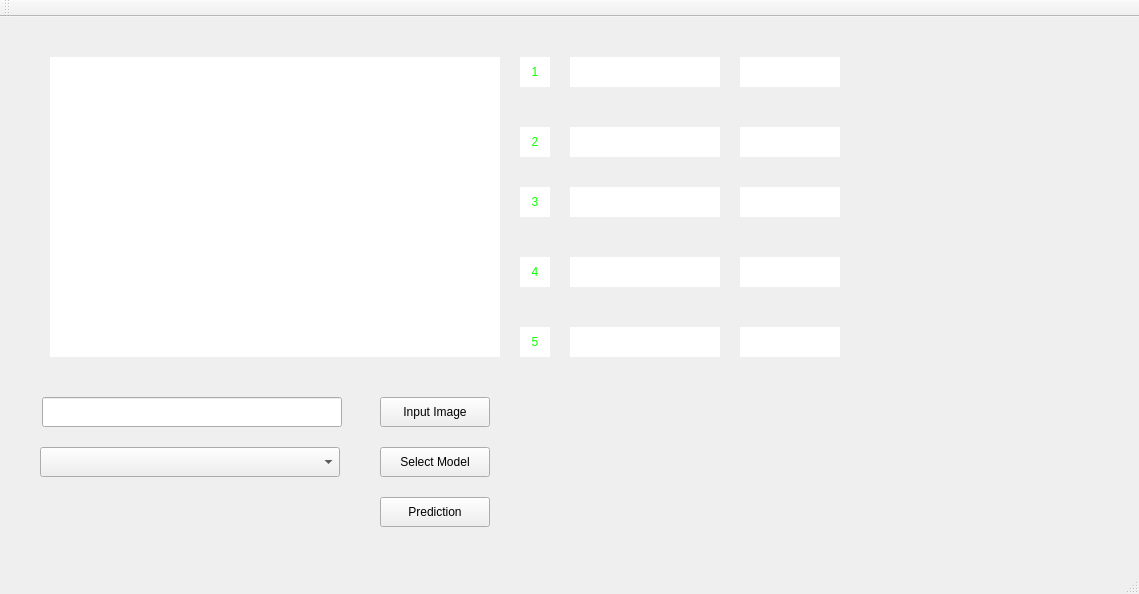
<?xml version="1.0" encoding="UTF-8"?>
<ui version="4.0">
 <class>MainWindow</class>
 <widget class="QMainWindow" name="MainWindow">
  <property name="geometry">
   <rect>
    <x>0</x>
    <y>0</y>
    <width>1139</width>
    <height>594</height>
   </rect>
  </property>
  <property name="windowTitle">
   <string>MainWindow</string>
  </property>
  <widget class="QWidget" name="centralWidget">
   <widget class="QPushButton" name="btnUpload">
    <property name="geometry">
     <rect>
      <x>380</x>
      <y>380</y>
      <width>110</width>
      <height>30</height>
     </rect>
    </property>
    <property name="text">
     <string>Input Image</string>
    </property>
   </widget>
   <widget class="QLineEdit" name="lineImagePath">
    <property name="geometry">
     <rect>
      <x>42</x>
      <y>380</y>
      <width>300</width>
      <height>30</height>
     </rect>
    </property>
   </widget>
   <widget class="QLabel" name="labelImage">
    <property name="geometry">
     <rect>
      <x>50</x>
      <y>40</y>
      <width>450</width>
      <height>300</height>
     </rect>
    </property>
    <property name="styleSheet">
     <string notr="true">background-color: rgb(255, 255, 255);</string>
    </property>
    <property name="text">
     <string/>
    </property>
    <property name="alignment">
     <set>Qt::AlignCenter</set>
    </property>
    <property name="margin">
     <number>0</number>
    </property>
   </widget>
   <widget class="QPushButton" name="btnShow">
    <property name="geometry">
     <rect>
      <x>380</x>
      <y>480</y>
      <width>110</width>
      <height>30</height>
     </rect>
    </property>
    <property name="text">
     <string>Prediction</string>
    </property>
   </widget>
   <widget class="QLabel" name="labelClass1">
    <property name="geometry">
     <rect>
      <x>570</x>
      <y>40</y>
      <width>150</width>
      <height>30</height>
     </rect>
    </property>
    <property name="styleSheet">
     <string notr="true">background-color: rgb(255, 255, 255);</string>
    </property>
    <property name="text">
     <string/>
    </property>
   </widget>
   <widget class="QLabel" name="labelSeq1">
    <property name="geometry">
     <rect>
      <x>520</x>
      <y>40</y>
      <width>30</width>
      <height>30</height>
     </rect>
    </property>
    <property name="styleSheet">
     <string notr="true">background-color: rgb(255, 255, 255);
color: rgb(15, 255, 0);</string>
    </property>
    <property name="text">
     <string>1</string>
    </property>
    <property name="alignment">
     <set>Qt::AlignCenter</set>
    </property>
   </widget>
   <widget class="QLabel" name="labelSeq2">
    <property name="geometry">
     <rect>
      <x>520</x>
      <y>110</y>
      <width>30</width>
      <height>30</height>
     </rect>
    </property>
    <property name="styleSheet">
     <string notr="true">background-color: rgb(255, 255, 255);
color: rgb(15, 255, 0);</string>
    </property>
    <property name="text">
     <string>2</string>
    </property>
    <property name="alignment">
     <set>Qt::AlignCenter</set>
    </property>
   </widget>
   <widget class="QLabel" name="labelClass2">
    <property name="geometry">
     <rect>
      <x>570</x>
      <y>110</y>
      <width>150</width>
      <height>30</height>
     </rect>
    </property>
    <property name="styleSheet">
     <string notr="true">background-color: rgb(255, 255, 255);</string>
    </property>
    <property name="text">
     <string/>
    </property>
   </widget>
   <widget class="QLabel" name="labelSeq3">
    <property name="geometry">
     <rect>
      <x>520</x>
      <y>170</y>
      <width>30</width>
      <height>30</height>
     </rect>
    </property>
    <property name="styleSheet">
     <string notr="true">background-color: rgb(255, 255, 255);
color: rgb(15, 255, 0);</string>
    </property>
    <property name="text">
     <string>3</string>
    </property>
    <property name="alignment">
     <set>Qt::AlignCenter</set>
    </property>
   </widget>
   <widget class="QLabel" name="labelClass3">
    <property name="geometry">
     <rect>
      <x>570</x>
      <y>170</y>
      <width>150</width>
      <height>30</height>
     </rect>
    </property>
    <property name="styleSheet">
     <string notr="true">background-color: rgb(255, 255, 255);</string>
    </property>
    <property name="text">
     <string/>
    </property>
   </widget>
   <widget class="QLabel" name="labelSeq4">
    <property name="geometry">
     <rect>
      <x>520</x>
      <y>240</y>
      <width>30</width>
      <height>30</height>
     </rect>
    </property>
    <property name="styleSheet">
     <string notr="true">background-color: rgb(255, 255, 255);
color: rgb(15, 255, 0);</string>
    </property>
    <property name="text">
     <string>4</string>
    </property>
    <property name="alignment">
     <set>Qt::AlignCenter</set>
    </property>
   </widget>
   <widget class="QLabel" name="labelClass4">
    <property name="geometry">
     <rect>
      <x>570</x>
      <y>240</y>
      <width>150</width>
      <height>30</height>
     </rect>
    </property>
    <property name="styleSheet">
     <string notr="true">background-color: rgb(255, 255, 255);</string>
    </property>
    <property name="text">
     <string/>
    </property>
   </widget>
   <widget class="QLabel" name="labelSeq5">
    <property name="geometry">
     <rect>
      <x>520</x>
      <y>310</y>
      <width>30</width>
      <height>30</height>
     </rect>
    </property>
    <property name="styleSheet">
     <string notr="true">background-color: rgb(255, 255, 255);
color: rgb(15, 255, 0);</string>
    </property>
    <property name="text">
     <string>5</string>
    </property>
    <property name="alignment">
     <set>Qt::AlignCenter</set>
    </property>
   </widget>
   <widget class="QLabel" name="labelClass5">
    <property name="geometry">
     <rect>
      <x>570</x>
      <y>310</y>
      <width>150</width>
      <height>30</height>
     </rect>
    </property>
    <property name="styleSheet">
     <string notr="true">background-color: rgb(255, 255, 255);</string>
    </property>
    <property name="text">
     <string/>
    </property>
   </widget>
   <widget class="QLabel" name="labelScore1">
    <property name="geometry">
     <rect>
      <x>740</x>
      <y>40</y>
      <width>100</width>
      <height>30</height>
     </rect>
    </property>
    <property name="styleSheet">
     <string notr="true">background-color: rgb(255, 255, 255);</string>
    </property>
    <property name="text">
     <string/>
    </property>
   </widget>
   <widget class="QLabel" name="labelScore2">
    <property name="geometry">
     <rect>
      <x>740</x>
      <y>110</y>
      <width>100</width>
      <height>30</height>
     </rect>
    </property>
    <property name="styleSheet">
     <string notr="true">background-color: rgb(255, 255, 255);</string>
    </property>
    <property name="text">
     <string/>
    </property>
   </widget>
   <widget class="QLabel" name="labelScore3">
    <property name="geometry">
     <rect>
      <x>740</x>
      <y>170</y>
      <width>100</width>
      <height>30</height>
     </rect>
    </property>
    <property name="styleSheet">
     <string notr="true">background-color: rgb(255, 255, 255);</string>
    </property>
    <property name="text">
     <string/>
    </property>
   </widget>
   <widget class="QLabel" name="labelScore4">
    <property name="geometry">
     <rect>
      <x>740</x>
      <y>240</y>
      <width>100</width>
      <height>30</height>
     </rect>
    </property>
    <property name="styleSheet">
     <string notr="true">background-color: rgb(255, 255, 255);</string>
    </property>
    <property name="text">
     <string/>
    </property>
   </widget>
   <widget class="QLabel" name="labelScore5">
    <property name="geometry">
     <rect>
      <x>740</x>
      <y>310</y>
      <width>100</width>
      <height>30</height>
     </rect>
    </property>
    <property name="styleSheet">
     <string notr="true">background-color: rgb(255, 255, 255);</string>
    </property>
    <property name="text">
     <string/>
    </property>
   </widget>
   <widget class="QPushButton" name="pushButton">
    <property name="geometry">
     <rect>
      <x>380</x>
      <y>430</y>
      <width>110</width>
      <height>30</height>
     </rect>
    </property>
    <property name="text">
     <string>Select Model</string>
    </property>
   </widget>
   <widget class="QComboBox" name="comboBoxModel">
    <property name="geometry">
     <rect>
      <x>40</x>
      <y>430</y>
      <width>300</width>
      <height>30</height>
     </rect>
    </property>
    <property name="styleSheet">
     <string notr="true"/>
    </property>
   </widget>
  </widget>
  <widget class="QMenuBar" name="menuBar">
   <property name="geometry">
    <rect>
     <x>0</x>
     <y>0</y>
     <width>1139</width>
     <height>28</height>
    </rect>
   </property>
  </widget>
  <widget class="QToolBar" name="mainToolBar">
   <attribute name="toolBarArea">
    <enum>TopToolBarArea</enum>
   </attribute>
   <attribute name="toolBarBreak">
    <bool>false</bool>
   </attribute>
  </widget>
  <widget class="QStatusBar" name="statusBar"/>
 </widget>
 <layoutdefault spacing="6" margin="11"/>
 <resources/>
 <connections/>
</ui>
